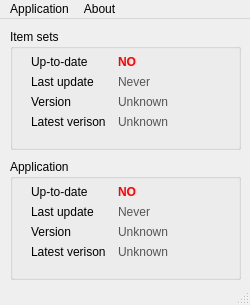
<?xml version="1.0" encoding="UTF-8"?>
<ui version="4.0">
 <class>MainWindow</class>
 <widget class="QMainWindow" name="MainWindow">
  <property name="geometry">
   <rect>
    <x>0</x>
    <y>0</y>
    <width>250</width>
    <height>305</height>
   </rect>
  </property>
  <property name="minimumSize">
   <size>
    <width>250</width>
    <height>272</height>
   </size>
  </property>
  <property name="maximumSize">
   <size>
    <width>250</width>
    <height>310</height>
   </size>
  </property>
  <property name="windowTitle">
   <string>League Itemizator</string>
  </property>
  <widget class="QWidget" name="centralWidget">
   <widget class="QGroupBox" name="groupBox_Data">
    <property name="enabled">
     <bool>true</bool>
    </property>
    <property name="geometry">
     <rect>
      <x>10</x>
      <y>10</y>
      <width>231</width>
      <height>121</height>
     </rect>
    </property>
    <property name="sizePolicy">
     <sizepolicy hsizetype="Preferred" vsizetype="Preferred">
      <horstretch>0</horstretch>
      <verstretch>0</verstretch>
     </sizepolicy>
    </property>
    <property name="title">
     <string>Item sets</string>
    </property>
    <widget class="QWidget" name="formLayoutWidget">
     <property name="enabled">
      <bool>true</bool>
     </property>
     <property name="geometry">
      <rect>
       <x>10</x>
       <y>20</y>
       <width>211</width>
       <height>101</height>
      </rect>
     </property>
     <layout class="QFormLayout" name="formLayout">
      <property name="horizontalSpacing">
       <number>12</number>
      </property>
      <property name="topMargin">
       <number>6</number>
      </property>
      <property name="rightMargin">
       <number>0</number>
      </property>
      <item row="2" column="0">
       <widget class="QLabel" name="label">
        <property name="enabled">
         <bool>true</bool>
        </property>
        <property name="text">
         <string>Version</string>
        </property>
       </widget>
      </item>
      <item row="2" column="1">
       <widget class="QLabel" name="label_data_version">
        <property name="enabled">
         <bool>true</bool>
        </property>
        <property name="text">
         <string>&lt;html&gt;&lt;head/&gt;&lt;body&gt;&lt;p&gt;&lt;span style=&quot; color:#555555;&quot;&gt;Unknown&lt;/span&gt;&lt;/p&gt;&lt;/body&gt;&lt;/html&gt;</string>
        </property>
       </widget>
      </item>
      <item row="0" column="0">
       <widget class="QLabel" name="label_3">
        <property name="enabled">
         <bool>true</bool>
        </property>
        <property name="text">
         <string>Up-to-date</string>
        </property>
       </widget>
      </item>
      <item row="0" column="1">
       <widget class="QLabel" name="label_data_upToDate">
        <property name="enabled">
         <bool>true</bool>
        </property>
        <property name="text">
         <string>&lt;html&gt;&lt;head/&gt;&lt;body&gt;&lt;p&gt;&lt;span style=&quot; font-weight:600; color:#ff0000;&quot;&gt;NO&lt;/span&gt;&lt;/p&gt;&lt;/body&gt;&lt;/html&gt;</string>
        </property>
       </widget>
      </item>
      <item row="1" column="0">
       <widget class="QLabel" name="label_5">
        <property name="enabled">
         <bool>true</bool>
        </property>
        <property name="text">
         <string>Last update</string>
        </property>
       </widget>
      </item>
      <item row="1" column="1">
       <widget class="QLabel" name="label_data_lastUpdate">
        <property name="enabled">
         <bool>true</bool>
        </property>
        <property name="text">
         <string>&lt;html&gt;&lt;head/&gt;&lt;body&gt;&lt;p&gt;&lt;span style=&quot; color:#555555;&quot;&gt;Never&lt;/span&gt;&lt;/p&gt;&lt;/body&gt;&lt;/html&gt;</string>
        </property>
       </widget>
      </item>
      <item row="3" column="0">
       <widget class="QLabel" name="label_13">
        <property name="enabled">
         <bool>true</bool>
        </property>
        <property name="text">
         <string>Latest verison</string>
        </property>
       </widget>
      </item>
      <item row="3" column="1">
       <widget class="QLabel" name="label_data_versionLatest">
        <property name="enabled">
         <bool>true</bool>
        </property>
        <property name="text">
         <string>&lt;html&gt;&lt;head/&gt;&lt;body&gt;&lt;p&gt;&lt;span style=&quot; color:#555555;&quot;&gt;Unknown&lt;/span&gt;&lt;/p&gt;&lt;/body&gt;&lt;/html&gt;</string>
        </property>
       </widget>
      </item>
     </layout>
    </widget>
   </widget>
   <widget class="QGroupBox" name="groupBox_App">
    <property name="enabled">
     <bool>true</bool>
    </property>
    <property name="geometry">
     <rect>
      <x>10</x>
      <y>140</y>
      <width>231</width>
      <height>121</height>
     </rect>
    </property>
    <property name="sizePolicy">
     <sizepolicy hsizetype="Expanding" vsizetype="Preferred">
      <horstretch>0</horstretch>
      <verstretch>0</verstretch>
     </sizepolicy>
    </property>
    <property name="title">
     <string>Application</string>
    </property>
    <widget class="QWidget" name="formLayoutWidget_2">
     <property name="enabled">
      <bool>true</bool>
     </property>
     <property name="geometry">
      <rect>
       <x>10</x>
       <y>20</y>
       <width>211</width>
       <height>101</height>
      </rect>
     </property>
     <layout class="QFormLayout" name="formLayout_2">
      <property name="horizontalSpacing">
       <number>12</number>
      </property>
      <property name="topMargin">
       <number>6</number>
      </property>
      <property name="rightMargin">
       <number>0</number>
      </property>
      <item row="2" column="0">
       <widget class="QLabel" name="label_7">
        <property name="enabled">
         <bool>true</bool>
        </property>
        <property name="text">
         <string>Version</string>
        </property>
       </widget>
      </item>
      <item row="2" column="1">
       <widget class="QLabel" name="label_app_version">
        <property name="enabled">
         <bool>true</bool>
        </property>
        <property name="text">
         <string>&lt;html&gt;&lt;head/&gt;&lt;body&gt;&lt;p&gt;&lt;span style=&quot; color:#555555;&quot;&gt;Unknown&lt;/span&gt;&lt;/p&gt;&lt;/body&gt;&lt;/html&gt;</string>
        </property>
       </widget>
      </item>
      <item row="0" column="0">
       <widget class="QLabel" name="label_9">
        <property name="enabled">
         <bool>true</bool>
        </property>
        <property name="text">
         <string>Up-to-date</string>
        </property>
       </widget>
      </item>
      <item row="0" column="1">
       <widget class="QLabel" name="label_app_upToDate">
        <property name="enabled">
         <bool>true</bool>
        </property>
        <property name="text">
         <string>&lt;html&gt;&lt;head/&gt;&lt;body&gt;&lt;p&gt;&lt;span style=&quot; font-weight:600; color:#ff0000;&quot;&gt;NO&lt;/span&gt;&lt;/p&gt;&lt;/body&gt;&lt;/html&gt;</string>
        </property>
       </widget>
      </item>
      <item row="1" column="0">
       <widget class="QLabel" name="label_11">
        <property name="enabled">
         <bool>true</bool>
        </property>
        <property name="text">
         <string>Last update</string>
        </property>
       </widget>
      </item>
      <item row="1" column="1">
       <widget class="QLabel" name="label_app_lastUpdate">
        <property name="enabled">
         <bool>true</bool>
        </property>
        <property name="text">
         <string>&lt;html&gt;&lt;head/&gt;&lt;body&gt;&lt;p&gt;&lt;span style=&quot; color:#555555;&quot;&gt;Never&lt;/span&gt;&lt;/p&gt;&lt;/body&gt;&lt;/html&gt;</string>
        </property>
       </widget>
      </item>
      <item row="3" column="0">
       <widget class="QLabel" name="label_15">
        <property name="enabled">
         <bool>true</bool>
        </property>
        <property name="text">
         <string>Latest verison</string>
        </property>
       </widget>
      </item>
      <item row="3" column="1">
       <widget class="QLabel" name="label_app_versionLatest">
        <property name="enabled">
         <bool>true</bool>
        </property>
        <property name="text">
         <string>&lt;html&gt;&lt;head/&gt;&lt;body&gt;&lt;p&gt;&lt;span style=&quot; color:#555555;&quot;&gt;Unknown&lt;/span&gt;&lt;/p&gt;&lt;/body&gt;&lt;/html&gt;</string>
        </property>
       </widget>
      </item>
     </layout>
    </widget>
   </widget>
  </widget>
  <widget class="QMenuBar" name="menuBar">
   <property name="geometry">
    <rect>
     <x>0</x>
     <y>0</y>
     <width>250</width>
     <height>22</height>
    </rect>
   </property>
   <widget class="QMenu" name="menuAbout">
    <property name="title">
     <string>About</string>
    </property>
    <addaction name="actionAboutApplication"/>
   </widget>
   <widget class="QMenu" name="menuUpdate">
    <property name="title">
     <string>Application</string>
    </property>
    <addaction name="actionAutoUpdate_data"/>
    <addaction name="actionUpdate_data"/>
    <addaction name="separator"/>
    <addaction name="actionAutoUpdate_client"/>
    <addaction name="actionUpdate_client"/>
    <addaction name="separator"/>
    <addaction name="actionSettings"/>
   </widget>
   <addaction name="menuUpdate"/>
   <addaction name="menuAbout"/>
  </widget>
  <widget class="QStatusBar" name="statusBar">
   <property name="statusTip">
    <string/>
   </property>
  </widget>
  <action name="actionApplication">
   <property name="text">
    <string>Application</string>
   </property>
  </action>
  <action name="actionAutoUpdate_client">
   <property name="checkable">
    <bool>true</bool>
   </property>
   <property name="enabled">
    <bool>false</bool>
   </property>
   <property name="text">
    <string>Auto-update client</string>
   </property>
  </action>
  <action name="actionUpdate_client">
   <property name="enabled">
    <bool>false</bool>
   </property>
   <property name="text">
    <string>Update client</string>
   </property>
  </action>
  <action name="actionAutoUpdate_data">
   <property name="checkable">
    <bool>true</bool>
   </property>
   <property name="text">
    <string>Auto-update item sets</string>
   </property>
  </action>
  <action name="actionUpdate_data">
   <property name="text">
    <string>Update item sets</string>
   </property>
  </action>
  <action name="actionSettings">
   <property name="enabled">
    <bool>true</bool>
   </property>
   <property name="text">
    <string>Settings</string>
   </property>
  </action>
  <action name="actionAboutApplication">
   <property name="text">
    <string>Application</string>
   </property>
  </action>
 </widget>
 <layoutdefault spacing="6" margin="11"/>
 <resources/>
 <connections/>
</ui>
